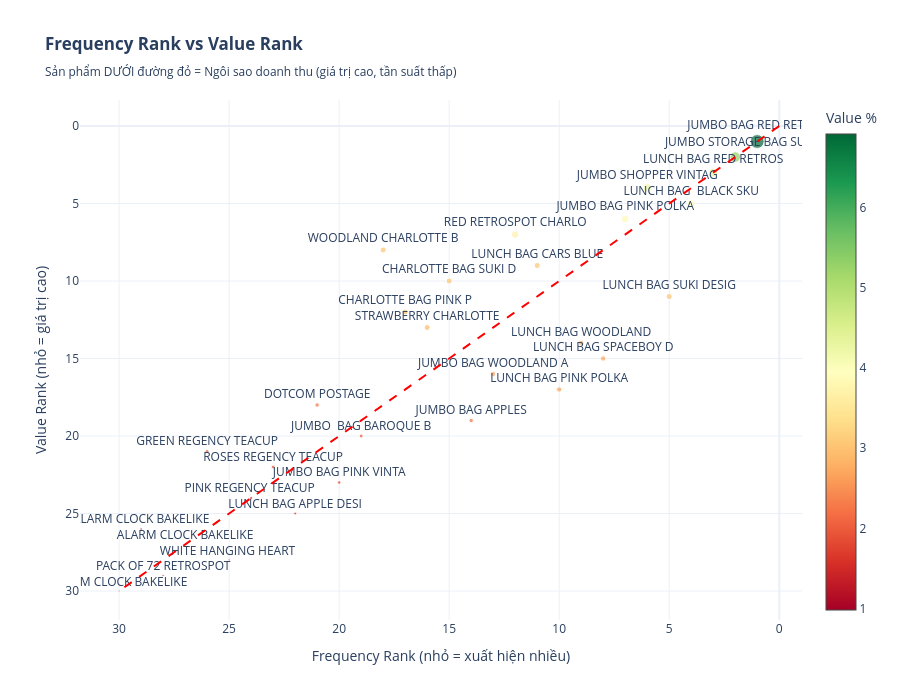

Notebook source saved alongside this figure:
### Code cell
"""
CELL 12: TÌM "NGÔI SAO DOANH THU" - SẢN PHẨM CÓ VALUE CAO NHƯNG FREQUENCY THẤP
Mục đích: Phát hiện sản phẩm quan trọng bị bỏ qua nếu chỉ nhìn vào tần suất
Nội dung: Tìm sản phẩm có Value_Rank cao nhưng Freq_Rank thấp
Ý nghĩa: Đây là "hidden gems" cần được ưu tiên trong chiến lược kinh doanh
"""

# Tìm sản phẩm có chênh lệch rank lớn (Value rank cao hơn Freq rank nhiều)
# Value_Rank nhỏ = quan trọng, Freq_Rank lớn = ít xuất hiện
revenue_stars = comparison_hubs[comparison_hubs['Value_Rank'] < comparison_hubs['Freq_Rank']].copy()
revenue_stars['Priority_Score'] = revenue_stars['Freq_Rank'] - revenue_stars['Value_Rank']
revenue_stars = revenue_stars.sort_values('Priority_Score', ascending=False)

print("🌟 NGÔI SAO DOANH THU - Sản phẩm có giá trị cao nhưng tần suất thấp:")
print("="*100)
print(revenue_stars.head(10)[['Product', 'Freq_Rank', 'Value_Rank', 'Value_Percentage', 'Priority_Score']])

# Biểu đồ scatter
fig = go.Figure()

fig.add_trace(go.Scatter(
    x=comparison_hubs['Freq_Rank'],
    y=comparison_hubs['Value_Rank'],
    mode='markers+text',
    marker=dict(
        size=comparison_hubs['Value_Percentage']*2,
        color=comparison_hubs['Value_Percentage'],
        colorscale='RdYlGn',
        showscale=True,
        colorbar=dict(title="Value %")
    ),
    text=comparison_hubs['Product'].str[:20],  # Rút gọn tên
    textposition="top center",
    hovertemplate='<b>%{text}</b><br>Freq Rank: %{x}<br>Value Rank: %{y}<extra></extra>'
))

# Đường chéo (Freq_Rank = Value_Rank)
max_rank = max(comparison_hubs['Freq_Rank'].max(), comparison_hubs['Value_Rank'].max())
fig.add_trace(go.Scatter(
    x=[0, max_rank],
    y=[0, max_rank],
    mode='lines',
    line=dict(color='red', dash='dash', width=2),
    name='Baseline (Freq = Value)'
))

fig.update_layout(
    title="<b>Frequency Rank vs Value Rank</b><br><sub>Sản phẩm DƯỚI đường đỏ = Ngôi sao doanh thu (giá trị cao, tần suất thấp)</sub>",
    xaxis_title="Frequency Rank (nhỏ = xuất hiện nhiều)",
    yaxis_title="Value Rank (nhỏ = giá trị cao)",
    height=700,
    template="plotly_white",
    showlegend=False
)

fig.update_xaxes(autorange="reversed")
fig.update_yaxes(autorange="reversed")

fig.show()

print(f"\n📈 CÓ {len(revenue_stars)} SẢN PHẨM là ngôi sao doanh thu!")
print("→ Nên ưu tiên các sản phẩm này trong chiến lược marketing & cross-selling")

### Figure 1 — Plotly figure (JSON) as saved in the notebook; plotly's stock layout.template omitted (floating-point values rounded to 4 significant figures)
{"data": [{"hovertemplate": "<b>%{text}</b><br>Freq Rank: %{x}<br>Value Rank: %{y}<extra></extra>", "marker": {"color": [3.047, 2.681, 2.632, 3.023, 3.046, 2.94, 2.175, 1.951, 3.705, 2.783, 2.637, 1.81, 1.333, 2.246, 1.151, 1.443, 2.888, 3.047, 4.233, 1.969, 3.921, 3.828, 1.935, 1.093, 0.9804, 1.308, 6.925, 5.315, 4.368, 1.658], "colorbar": {"title": {"text": "Value %"}}, "colorscale": [[0, "rgb(165,0,38)"], [0.1, "rgb(215,48,39)"], [0.2, "rgb(244,109,67)"], [0.3, "rgb(253,174,97)"], [0.4, "rgb(254,224,139)"], [0.5, "rgb(255,255,191)"], [0.6, "rgb(217,239,139)"], [0.7, "rgb(166,217,106)"], [0.8, "rgb(102,189,99)"], [0.9, "rgb(26,152,80)"], [1, "rgb(0,104,55)"]], "showscale": true, "size": [6.095, 5.362, 5.264, 6.046, 6.093, 5.879, 4.351, 3.902, 7.41, 5.567, 5.275, 3.619, 2.667, 4.492, 2.302, 2.886, 5.776, 6.094, 8.466, 3.939, 7.843, 7.657, 3.869, 2.186, 1.961, 2.615, 13.85, 10.63, 8.735, 3.316]}, "mode": "markers+text", "text": ["WOODLAND CHARLOTTE B", "LUNCH BAG SPACEBOY D", "LUNCH BAG PINK POLKA", "LUNCH BAG SUKI DESIG", "CHARLOTTE BAG SUKI D", "CHARLOTTE BAG PINK P", "JUMBO BAG APPLES", "GREEN REGENCY TEACUP", "RED RETROSPOT CHARLO", "LUNCH BAG WOODLAND", "JUMBO BAG WOODLAND A", "JUMBO BAG PINK VINTA", "ALARM CLOCK BAKELIKE", "DOTCOM POSTAGE", "WHITE HANGING HEART ", "LUNCH BAG APPLE DESI", "STRAWBERRY CHARLOTTE", "LUNCH BAG CARS BLUE", "JUMBO SHOPPER VINTAG", "JUMBO  BAG BAROQUE B", "LUNCH BAG  BLACK SKU", "JUMBO BAG PINK POLKA", "ROSES REGENCY TEACUP", "PACK OF 72 RETROSPOT", "ALARM CLOCK BAKELIKE", "ALARM CLOCK BAKELIKE", "JUMBO BAG RED RETROS", "JUMBO STORAGE BAG SU", "LUNCH BAG RED RETROS", "PINK REGENCY TEACUP "], "textposition": "top center", "type": "scatter", "x": [18, 8, 10, 5, 15, 17, 14, 26, 12, 9, 13, 20, 29, 21, 25, 22, 16, 11, 6, 19, 4, 7, 23, 28, 30, 27, 1, 2, 3, 24], "y": [8, 15, 17, 11, 10, 12, 19, 21, 7, 14, 16, 23, 26, 18, 28, 25, 13, 9, 4, 20, 5, 6, 22, 29, 30, 27, 1, 2, 3, 24]}, {"line": {"color": "red", "dash": "dash", "width": 2}, "mode": "lines", "name": "Baseline (Freq = Value)", "type": "scatter", "x": [0, 30], "y": [0, 30]}], "layout": {"height": 700, "showlegend": false, "title": {"text": "<b>Frequency Rank vs Value Rank</b><br><sub>Sản phẩm DƯỚI đường đỏ = Ngôi sao doanh thu (giá trị cao, tần suất thấp)</sub>"}, "xaxis": {"autorange": "reversed", "title": {"text": "Frequency Rank (nhỏ = xuất hiện nhiều)"}}, "yaxis": {"autorange": "reversed", "title": {"text": "Value Rank (nhỏ = giá trị cao)"}}}}
